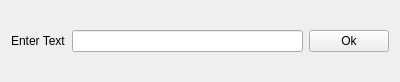
<?xml version="1.0" encoding="UTF-8"?>
<ui version="4.0">
 <class>ManualWidget</class>
 <widget class="QWidget" name="ManualWidget">
  <property name="geometry">
   <rect>
    <x>0</x>
    <y>0</y>
    <width>400</width>
    <height>82</height>
   </rect>
  </property>
  <property name="windowTitle">
   <string>ManualWidget</string>
  </property>
  <layout class="QHBoxLayout" name="horizontalLayout">
   <item>
    <widget class="QLabel" name="label">
     <property name="text">
      <string>Enter Text</string>
     </property>
    </widget>
   </item>
   <item>
    <widget class="QLineEdit" name="lineEdit"/>
   </item>
   <item>
    <widget class="QPushButton" name="pushButton">
     <property name="text">
      <string>Ok</string>
     </property>
    </widget>
   </item>
  </layout>
 </widget>
 <layoutdefault spacing="6" margin="11"/>
 <resources/>
 <connections/>
</ui>
